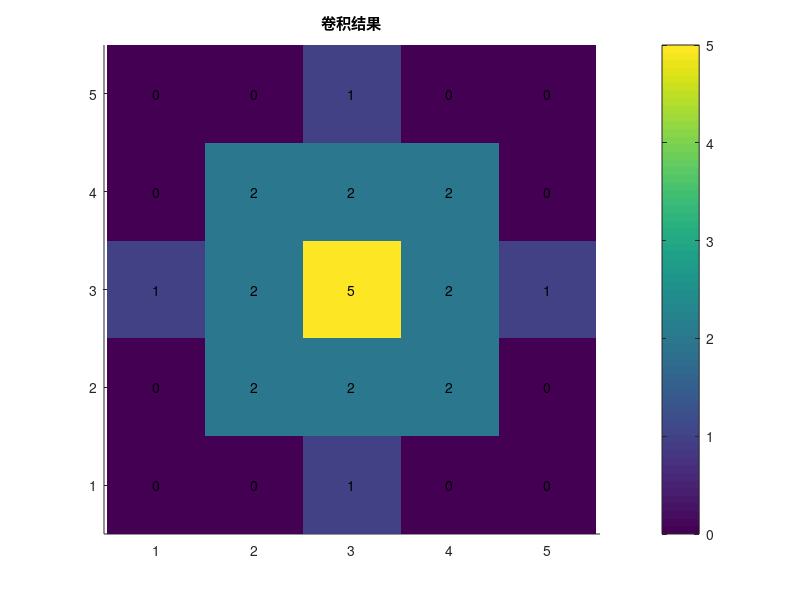

Recreate this plot in MATLAB.
clear; clc;

% 定义矩阵
A = [0 1 0;
    1 1 1;
    0 1 0];

% 自身卷积
B = conv2(A, A);

% 显示结果
disp('卷积结果：');
disp(B);

% 可视化
figure;
[rows, cols] = size(B);
hold on;
imagesc(B);
colorbar;
for i = 1:rows
    for j = 1:cols
        text(j, i, num2str(B(i,j)), 'HorizontalAlignment', 'center', 'Color', 'k');
    end
end
title('卷积结果');
axis equal tight;
hold off;
